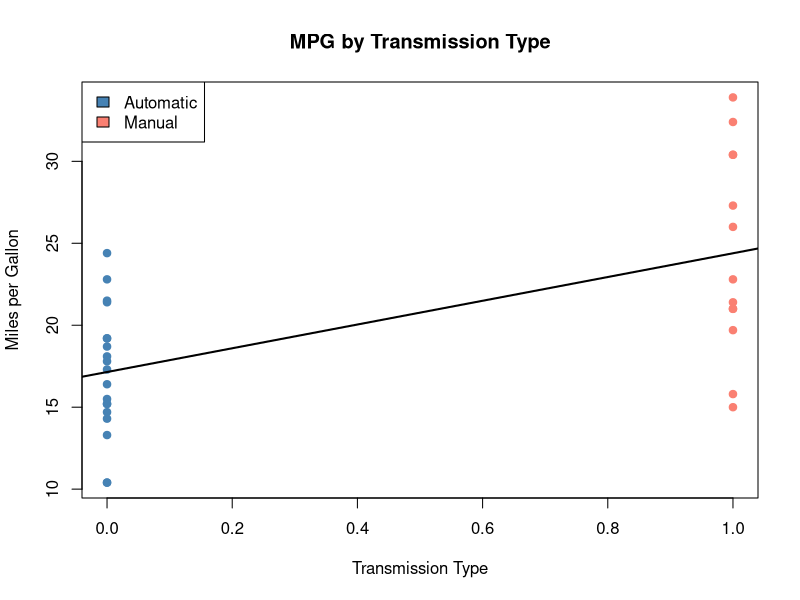
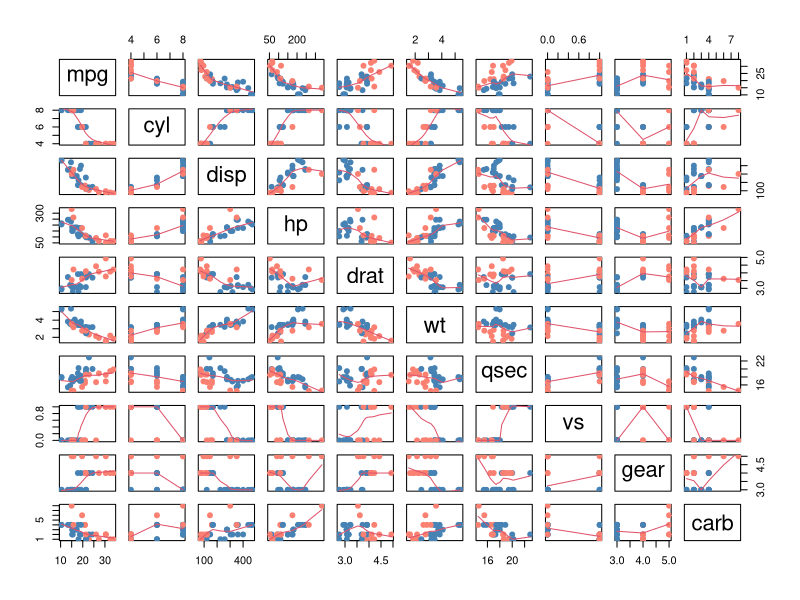

Write R code to recreate these figures, in order.
## ---- chunk 1
library(datasets)
data(mtcars)
## ---- chunk 2
lmobvious <- lm(mpg~am, data=mtcars)
summary(lmobvious)$coefficients
## ---- chunk 3
lmex <- lm(mpg~cyl + disp + drat + qsec + gear + carb, data=mtcars)
## ---- chunk 4
summary(lmex)$coefficients
## ---- chunk 5
lmex2 <- lm(mpg~carb + disp + gear + drat, data=mtcars)
## ---- chunk 6
summary(lmex2)$coefficients
## ---- chunk 7
lmex3 <- lm(mpg~carb + disp + gear, data=mtcars)
summary(lmex3)$coefficients
## ---- chunk 8
## push to Appendix if space-constrained
testfit1 <- lm(mpg~carb + disp + gear, data=mtcars)
testfit2 <- lm(mpg~carb + disp + gear + drat, data=mtcars)
testfit3 <- lm(mpg~carb + disp + gear + drat + qsec, data=mtcars)
anova(testfit1, testfit2, testfit3)
## ---- chunk 9
finMod <- lm(mpg~ am*carb + am*disp + am*gear, data=mtcars)
## ---- chunk 10
plot(mtcars$am, mtcars$mpg, pch=19, col=ifelse(mtcars$am==1, "salmon", "steelblue"), xlab="Transmission Type", ylab="Miles per Gallon", main="MPG by Transmission Type")
legend("topleft", fill=c("steelblue", "salmon"), legend=c("Automatic", "Manual"))
lmobvious <- lm(mpg~am, data=mtcars)
abline(lmobvious, lwd=2)
## ---- chunk 11
pairs(mtcars[,-9], panel=panel.smooth, col=ifelse(mtcars$am==1, "salmon", "steelblue"), pch=19)
